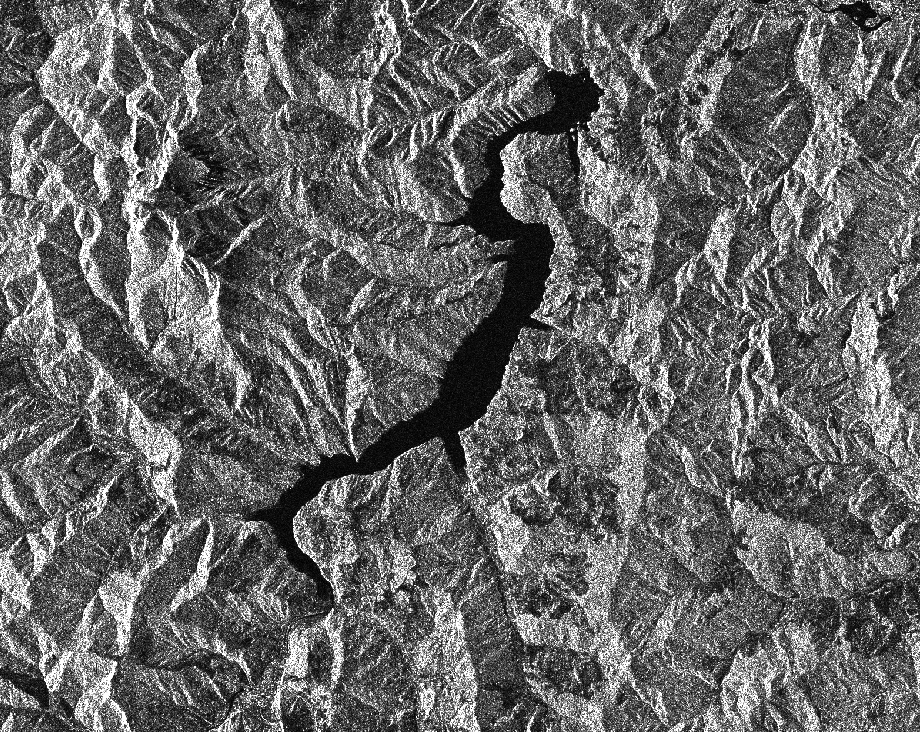
#> input picture data_in/S1A_IW_GRDH_1SDV_20231003T160956_20231003T161021_050603_061897_903A_Orb_Cal_Sigma0_VH.png, 920 x 732 px; its folder holds 3 pictures in this run
$ python main.py
#> lines starting #> are read from the running program, lines starting #| are printed output that depends on the picture
import os
import cv2
import numpy as np

PATH = os.getcwd()
PATH_DATA_IN = os.path.join(PATH, 'data_in')
NAME_FILE = os.listdir(PATH_DATA_IN)[2]


image = cv2.imread(os.path.join(PATH_DATA_IN, NAME_FILE))
#> image is the input picture: shape (732, 920, 3); min 0, max 255, mean 101
cv2.fastNlMeansDenoisingColored(image, None, 10, 10, 7, 21)

for i in range(0, 22):
    buffer = cv2.applyColorMap(image, i)
    #buffer = cv2.GaussianBlur(buffer, (2, 2), cv2.BORDER_DEFAULT)
    cv2.imwrite('images_out\\img'+str(i)+'.png', buffer)
#> this loop made 22 passes
#> pass 1, `buffer = cv2.applyColorMap(image, i)`:
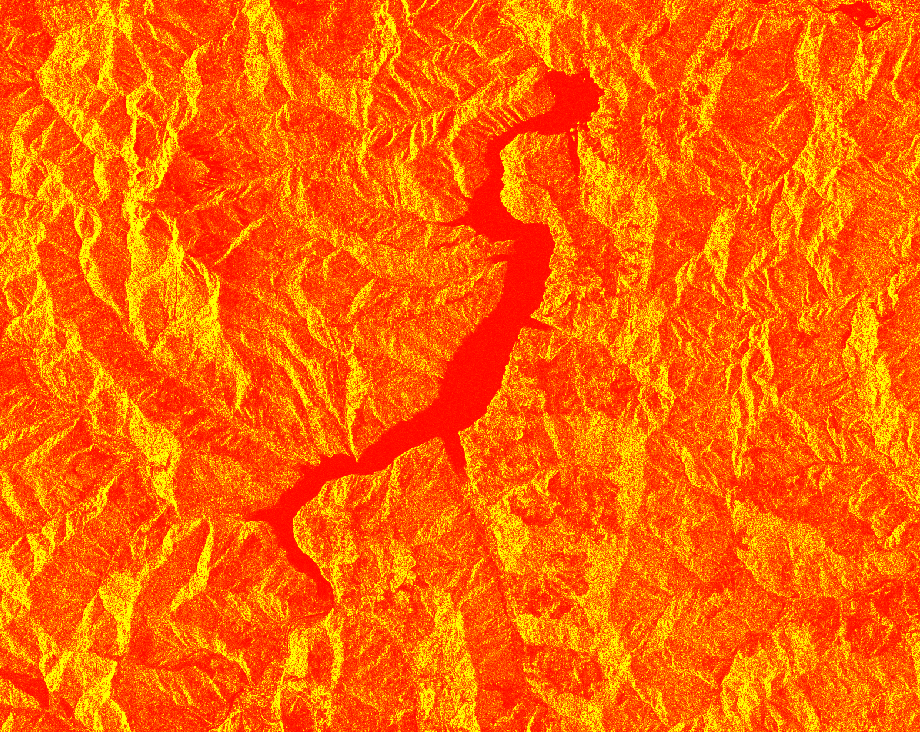
#> buffer: shape (732, 920, 3); mean B, G, R 0, 101, 255
#> pass 3, `buffer = cv2.applyColorMap(image, i)`:
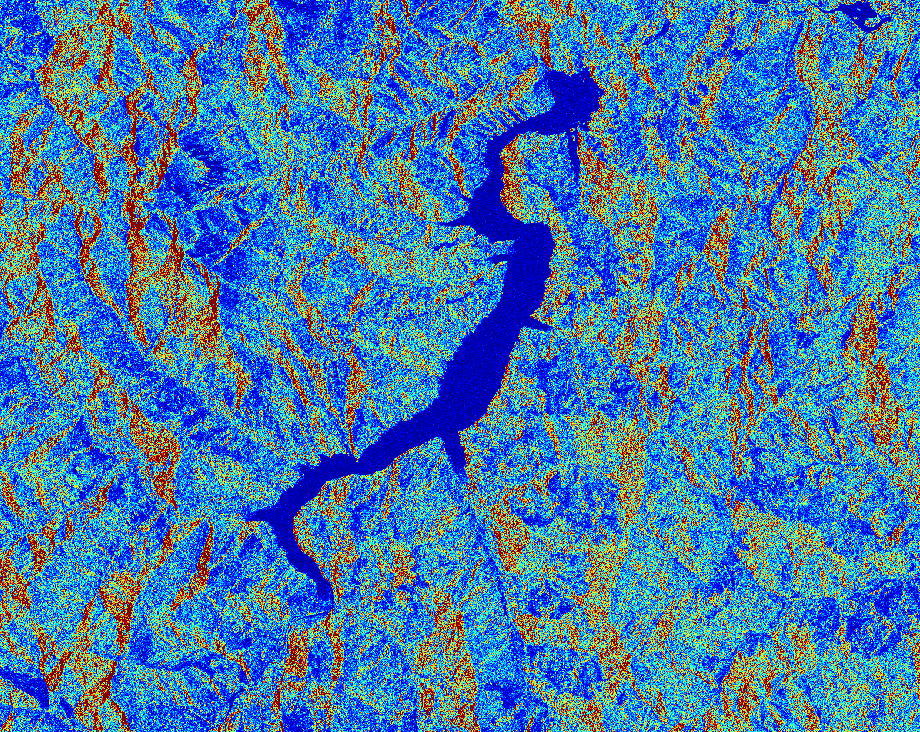
#> buffer: shape (732, 920, 3); mean B, G, R 172.2, 121.8, 64.8
